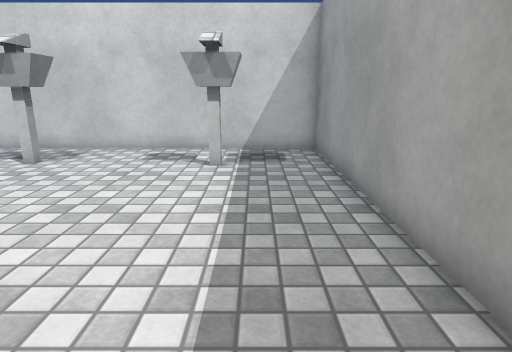
View 1 (above)

12 first-person views from a walk through a 3-D level made in the Unity game engine. The camera is 1.2 m above the floor, tilts 14° down and sees 75° across. The floor is counted in squares, 0.5 m on a side. Each view is taken from the middle of a square. On the plan, view 1 faces up. The plan holds only what a view shows up to about 20 squares ahead; the rest is blank. The player character is not drawn. Surface patterns are stand-ins for the level's own textures.

View 2
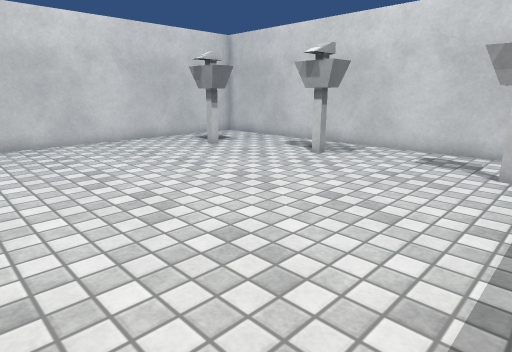

View 3
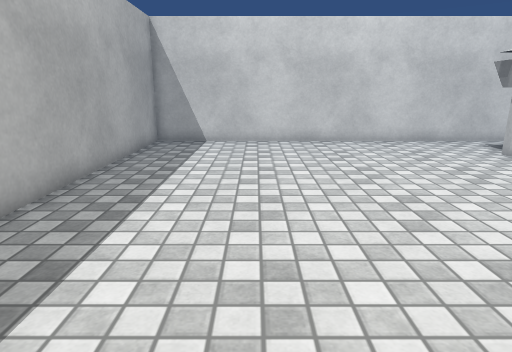

View 4
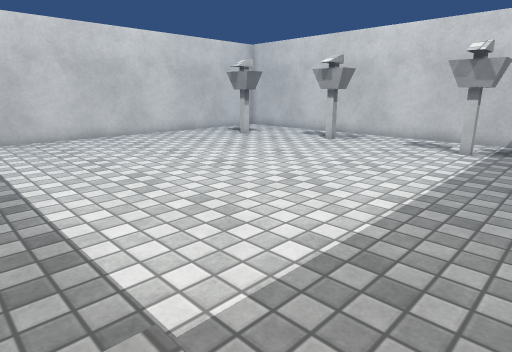

View 5
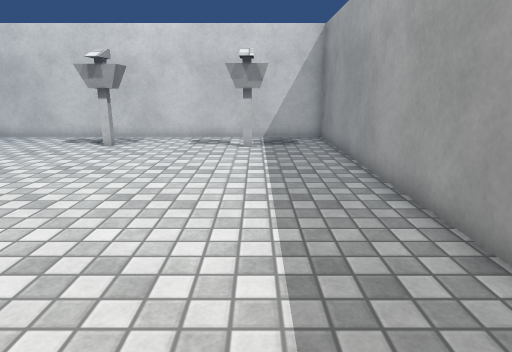

View 6
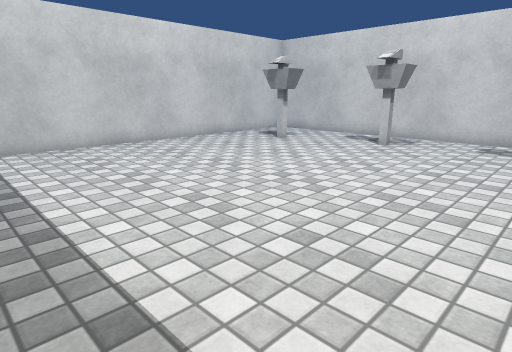

View 7
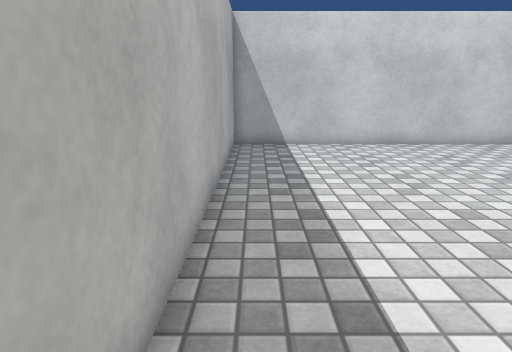

View 8
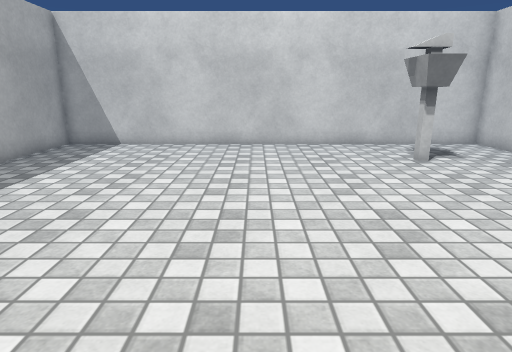

View 9
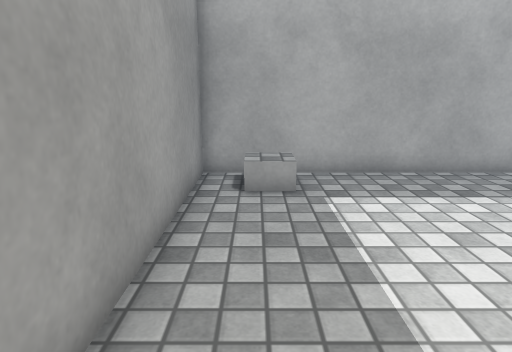

View 10
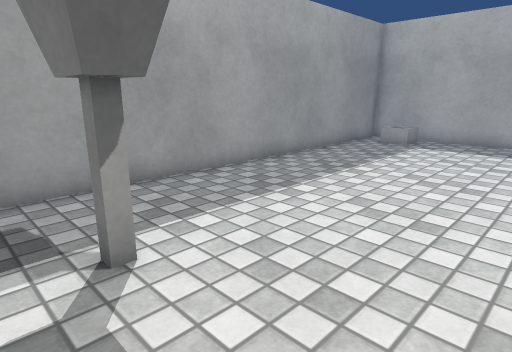

View 11
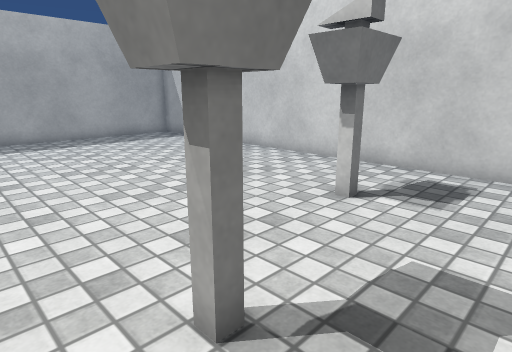

View 12
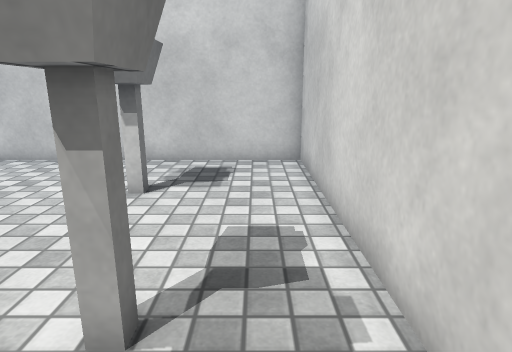

### Floor plan
Points are (right, up) in squares from view 1. A wall is a line through its corners. A room is listed if a view was taken in it or the views show most of it. See-through windows are left out.
Room 1 (views 1, 2, 3, 4, 5, 6, 7, 8, 9, 10, 11, 12)
walls: (-8.1, 11.7) (-7.7, 11.7) (-7.7, 11.4) (-8.1, 11.4); (-7.3, 12) (-7.3, 11); (-8.8, 12) (-7, 12) (-7, 11.1) (-8.8, 11.1); (-2.1, 10.8) (-2.1, 11.7); (-1.9, 10.8) (-1.9, 11.7) (-0.6, 11.7) (-0.6, 10.8) (-1.9, 10.8); (-1.6, 11.1) (-1.6, 11.4) (-1.2, 11.4) (-1.2, 11.1) (-1.6, 11.1); (-13.2, 10.3) (-12.8, 10.3) (-12.8, 9.9) (-13.2, 9.9); (-13.9, 10.5) (-12.3, 10.5) (-12.3, 9.6) (-13.9, 9.6); (2.6, 14.6) (-17, 14.6) (-17, -5) (2.6, -5) (2.6, 14.6)

Positions as (right, up) in squares from view 1, and headings:
1: (0, 0), facing up
2: (0, 0), facing up-left
3: (0, 0), facing left
4: (2, -4), facing up-left
5: (-1, -4), facing up
6: (-1, -4), facing up-left
7: (-1, -4), facing left
8: (-1, 4), facing left
9: (1, 5), facing down
10: (-6, 13), facing down-right
11: (-6, 14), facing down-left
12: (-5, 13), facing left
